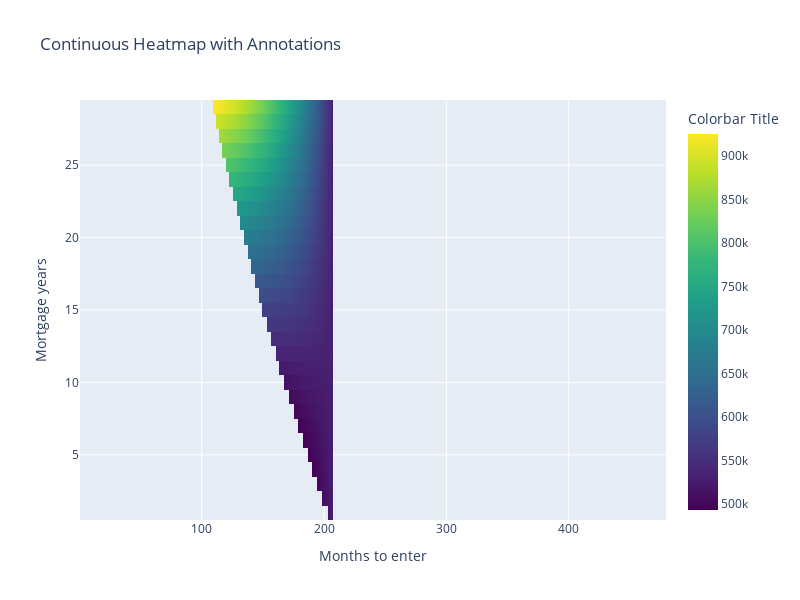
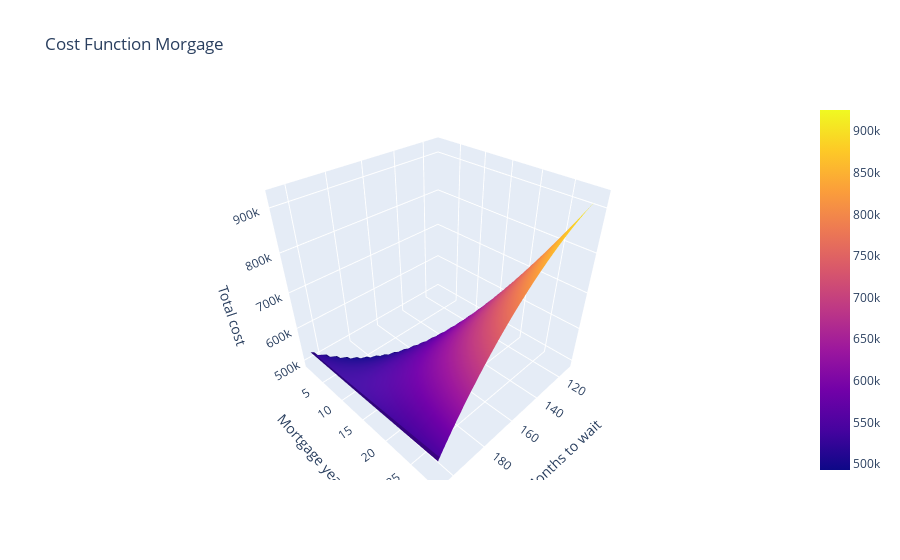

The notebook cell these images were saved under, in order:
### Code cell
import numpy as np
import pandas as pd

pd.options.display.float_format = '{:,.3f}'.format

float_formatter = "{:.3f}".format
np.set_printoptions(formatter={'float_kind':float_formatter})


plots = plotters(X = calculator.months_wait, Y = calculator.mortgage_years, Z = calculator.Z)

_ = plots.continuous_heatmap(show = True)
_ = plots.cost_3d(show = True)

### Figure 1 — Plotly figure (JSON) as saved in the notebook; plotly's stock layout.template omitted (floating-point values rounded to 4 significant figures; data arrays with more than 128 entries replaced by an {"elided": "..."} marker saying what was removed)
{"data": [{"colorbar": {"title": {"text": "Colorbar Title"}}, "colorscale": [[0, "#440154"], [0.1111, "#482878"], [0.2222, "#3e4989"], [0.3333, "#31688e"], [0.4444, "#26828e"], [0.5556, "#1f9e89"], [0.6667, "#35b779"], [0.7778, "#6ece58"], [0.8889, "#b5de2b"], [1, "#fde725"]], "text": {"elided": "29x479 float values"}, "type": "heatmap", "x": {"elided": "479 int values"}, "y": [1, 2, 3, 4, 5, 6, 7, 8, 9, 10, 11, 12, 13, 14, 15, 16, 17, 18, 19, 20, 21, 22, 23, 24, 25, 26, 27, 28, 29], "z": {"elided": "29x479 float values"}}], "layout": {"height": 600, "title": {"text": "Continuous Heatmap with Annotations"}, "width": 800, "xaxis": {"title": {"text": "Months to enter"}}, "yaxis": {"title": {"text": "Mortgage years"}}}}

### Figure 2 — Plotly figure (JSON) as saved in the notebook; plotly's stock layout.template omitted (floating-point values rounded to 4 significant figures; data arrays with more than 128 entries replaced by an {"elided": "..."} marker saying what was removed)
{"data": [{"type": "surface", "x": {"elided": "29x479 int values"}, "y": {"elided": "29x479 int values"}, "z": {"elided": "29x479 float values"}}], "layout": {"scene": {"xaxis": {"title": {"text": "Months to wait"}}, "yaxis": {"title": {"text": "Mortgage years"}}, "zaxis": {"title": {"text": "Total cost"}}}, "title": {"text": "Cost Function Morgage"}}}
